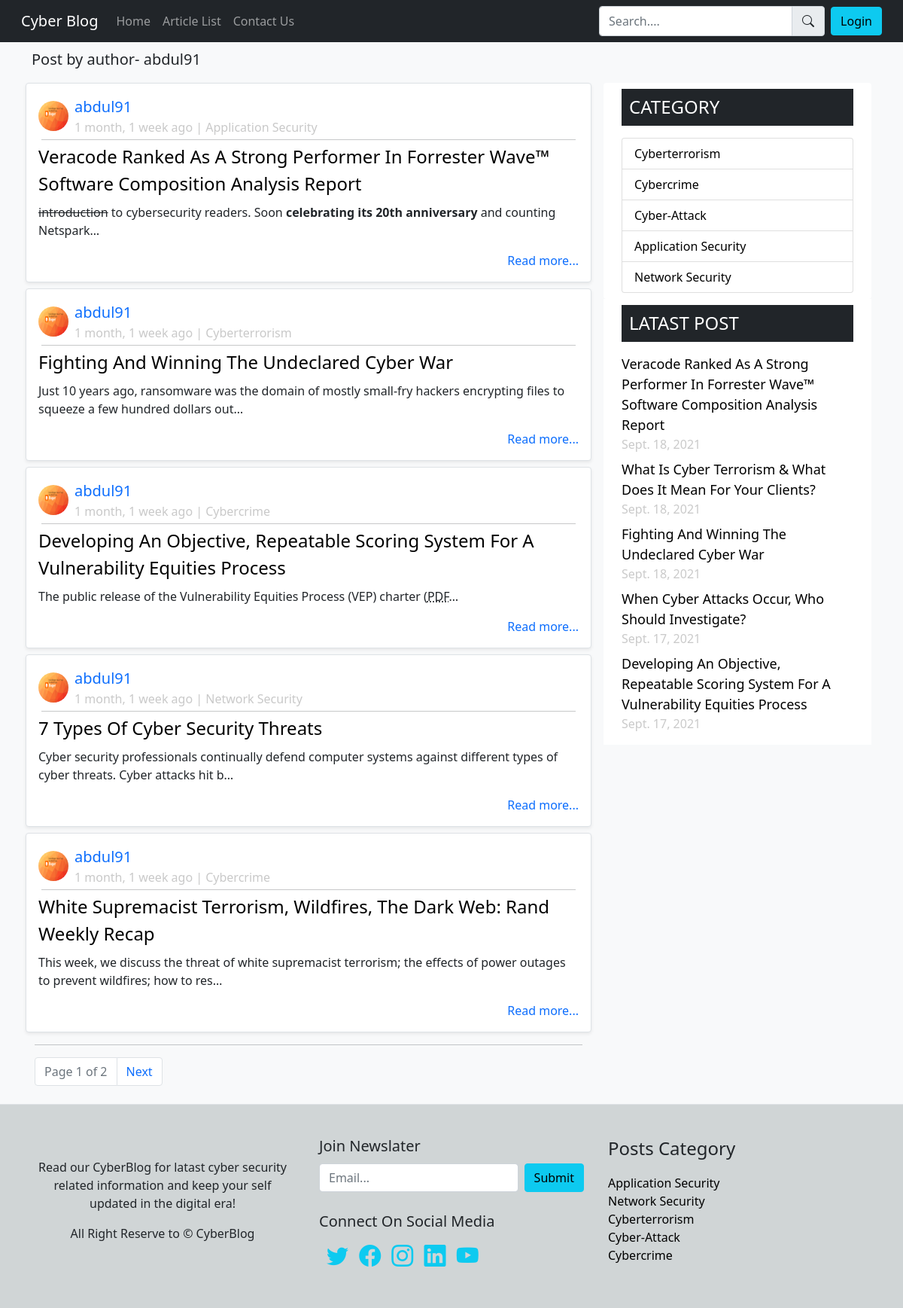
Screenshot of /articles/author/abdul91 with the database file from the repository.
### articles/models.py (models this page shows, shortened)
class Post(models.Model):
    author = models.ForeignKey(User, on_delete=models.SET_NULL, null=True)
    title = models.CharField(max_length=150)
    slug = models.SlugField(max_length=150, unique=True)
    content = RichTextField(blank=True, null=True)
    category = models.ForeignKey(Category, on_delete=models.PROTECT)
    poster = models.ImageField(default='post.png', upload_to='PostThumbnails')
    pub_date = models.DateTimeField(auto_now_add=True)

class Category(models.Model):
    name = models.CharField(max_length=100, default='Uncategorized')
    def __str__(self):
        return self.name

### accounts/models.py (models this page shows, shortened)
class ProfilePic(models.Model):
    user = models.OneToOneField(User, on_delete=models.CASCADE)
    image = models.ImageField(default='avatar.jpg', upload_to='userProfilePicture')

### articles/views.py (the view)
# urls.py: path('author/<str:pk>', views.author_post_view, name="post_by_author"),
def author_post_view(request, pk):
    author = User.objects.get(username=pk)
    allposts = author.post_set.all().order_by('-pub_date')
    pagin = Paginator(allposts, 5)
    page = request.GET.get('page')
    allposts = pagin.get_page(page)
    allcategory = Category.objects.all().order_by('-id')[:5]
    last_five = Post.objects.all().order_by('-id')[:5]
    context = {'allposts': allposts, 'allcategory': allcategory, 'latast': last_five, 'author':author}
    return render(request, 'articles/post_by_author.html', context)

### templates/articles/post_by_author.html (shortened to what this page needs)
{% extends 'base.html' %}
{% load static %}
{% block head_block %}
<link rel="stylesheet" href="{% static 'css/articles.css' %}">
{% endblock head_block %}
{% block content %}
<div class="row">
    <p class="fs-5 lead">Post by author- {{author}} </p>
    <div class="col-md-8 px-3 article-list">
        {% for post in allposts %}
        <div class="row bg-white p-3 mb-2 single-post">
            <div class="col-12 p-0">
                <div class="header d-flex author-details">
                    <img class="rounded-circle my-auto" src="{{post.author.profilepic.image.url}}" width="40px"
                        height="40px" alt="">
                    <span class="date-author ps-2">
                        <a href="{% url 'articles:post_by_author' post.author %}"
                            class="fs-5 fw-normal">{{post.author}}</a>
                        <span class="date">{{post.pub_date|timesince}} ago | {{post.category}}</span>
                    </span>
                </div>
                <hr class="m-1">
                <div class="card-body p-0">
                    <a href="{% url 'articles:post' post.slug %}"
                        class="card-title fs-4 fw-normal py-2">{{post.title|title}}</a>
                    <p class="card-text fs-5 fst-normal mb-2">{{post.content|safe|truncatechars:130}}</p>
                    <p class="card-text text-end"><a href="{% url 'articles:post' post.slug %}"
                            class="text-primary fs-6 fst-normal">Read more...</a></p>
                </div>
            </div>
        </div>
        {% endfor %}
        <hr>
        <nav aria-label="...">
            <ul class="pagination">
                <li class="page-item disabled">
                    <a class="page-link" href="#">Page {{allposts.number}} of {{allposts.paginator.num_pages}}</a>
                </li>
                {% if allposts.has_next %}
                <li class="page-item">
                    <a class="page-link" href="?page={{allposts.next_page_number}}">Next</a>
                </li>
                {% endif %}
            </ul>
        </nav>
    </div>
    <div class="col-md-4">
        <div class="sticky-top">
            <div class="px-4 py-2 bg-white rounded">
                <div class="sidebar-heading mb-3">
                    <h4 class="m-0">CATEGORY</h4>
                </div>
                <ul class="list-group sidebar-category">
                    {% for cat in allcategory %}
                    <li class="list-group-item d-flex justify-content-between align-items-center">
                        <a class="fst-normal" href="{% url 'articles:post_by_category' cat.id %}">{{cat.name}}</a>
                    </li>
                    {% endfor %}
                </ul>
            </div>
            <div class="px-4 py-2 latast-post bg-white">
                <div class="sidebar-heading mb-3">
                    <h4 class="m-0">LATAST POST</h4>
                </div>
                {% for post in latast %}
                <li>
                    <a class="fst-normal" href="{% url 'articles:post' post.slug %}">{{post.title|title}}</a>
                    <span>{{post.pub_date|date}}</span>
                </li>
                {% endfor %}
            </div>
        </div>
    </div>
</div>
{% endblock content %}

### staticAssets/css/articles.css (style rules this page uses)
.sidebar-category li a { text-decoration: none; color: black; }
.latast-post li span { display: block; color: rgb(202, 202, 202); }
.latast-post li { list-style-type: none; margin-bottom: 8px; }
.latast-post li a { text-decoration: none; font-size: 18px; color: black; }
.sidebar-heading { background-color: #212529; padding: 10px; color: #fff; }
.article-list .author-details a { text-decoration: none; }
.article-list .author-details span { color: rgb(201, 201, 201); }
.article-list .author-details .date-author a { display: block; }
.article-list .author-details .date-author span { display: block; font-size: 16px; }
.card-body a { text-decoration: none; color: black; }
.single-post { border-radius: 0.25rem !important; border: 1px solid #dee2e6!important; box-shadow: 0 .125rem .25rem rgba(0,0,0,.075)!important; }

### rows the page displays
Post: author.profilepic.image (picture), author "abdul91", pub_date "1 month, 1 week", category "Application Security", title "Veracode Ranked As A Strong Performer In Forrester Wave™ Software Composition Analysis Report", content "introduction to cybersecurity readers. Soon celebrating its 20th anniversary and counting Netspark…", pub_date "Sept. 18, 2021"
Post: author.profilepic.image (picture), author "abdul91", pub_date "1 month, 1 week", category "Cyberterrorism", title "Fighting And Winning The Undeclared Cyber War", content "Just 10 years ago, ransomware was the domain of mostly small-fry hackers encrypting files to squeeze a few hundred dollars out…", pub_date "Sept. 18, 2021"
Post: author.profilepic.image (picture), author "abdul91", pub_date "1 month, 1 week", category "Cybercrime", title "Developing An Objective, Repeatable Scoring System For A Vulnerability Equities Process", content "The public release of the Vulnerability Equities Process (VEP) charter ( PDF …", pub_date "Sept. 17, 2021"
Post: author.profilepic.image (picture), author "abdul91", pub_date "1 month, 1 week", category "Network Security", title "7 Types Of Cyber Security Threats", content "Cyber security professionals continually defend computer systems against different types of cyber threats. Cyber attacks hit b…"
Post: author.profilepic.image (picture), author "abdul91", pub_date "1 month, 1 week", category "Cybercrime", title "White Supremacist Terrorism, Wildfires, The Dark Web: Rand Weekly Recap", content "This week, we discuss the threat of white supremacist terrorism; the effects of power outages to prevent wildfires; how to res…"
Category: name "Cyberterrorism"
Category: name "Cybercrime"
Category: name "Cyber-Attack"
Category: name "Application Security"
Category: name "Network Security"
Post: title "What Is Cyber Terrorism & What Does It Mean For Your Clients?", pub_date "Sept. 18, 2021"
Post: title "When Cyber Attacks Occur, Who Should Investigate?", pub_date "Sept. 17, 2021"

### other values shown
{{ author }} "abdul91"
{{ allposts.number }} "1"
{{ allposts.paginator.num_pages }} "2"
